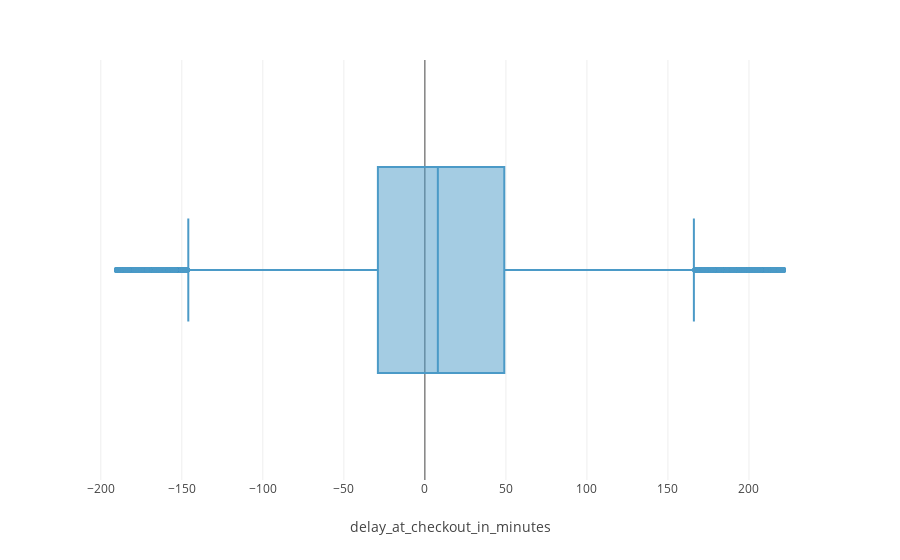

Notebook code cell kept with this figure:
### Code cell
px.box(df_delay_clean_with_delay, x="delay_at_checkout_in_minutes")

### Figure 1 — Plotly figure (JSON) as saved in the notebook; plotly's stock layout.template omitted (floating-point values rounded to 4 significant figures; data arrays with more than 128 entries replaced by an {"elided": "..."} marker saying what was removed)
{"data": [{"alignmentgroup": "True", "hovertemplate": "delay_at_checkout_in_minutes=%{x}<extra></extra>", "legendgroup": "", "marker": {"color": "#4B9AC7"}, "name": "", "notched": false, "offsetgroup": "", "orientation": "h", "showlegend": false, "type": "box", "x": {"elided": "13916 int values"}, "x0": " ", "xaxis": "x", "y0": " ", "yaxis": "y"}], "layout": {"boxmode": "group", "legend": {"tracegroupgap": 0}, "margin": {"t": 60}, "xaxis": {"anchor": "y", "domain": [0, 1], "title": {"text": "delay_at_checkout_in_minutes"}}, "yaxis": {"anchor": "x", "domain": [0, 1]}}}
